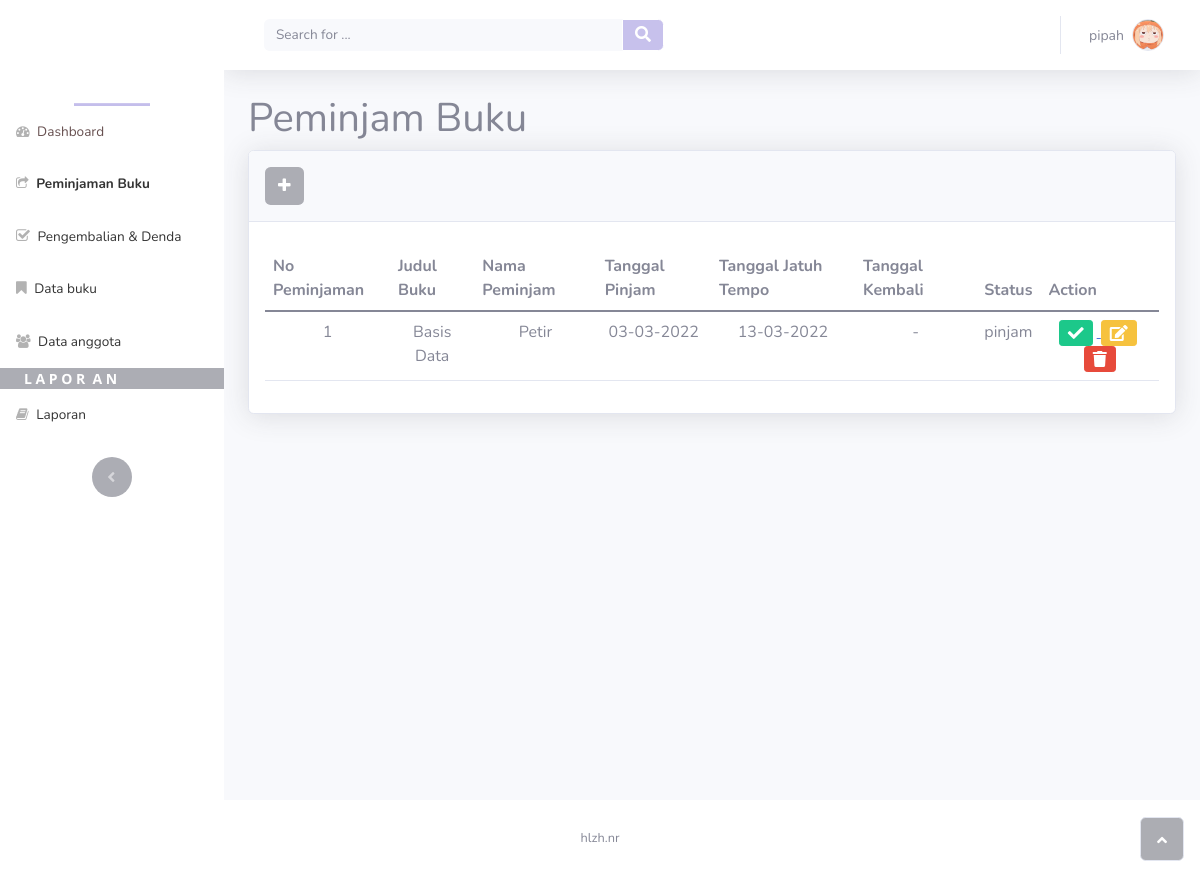
The page /data_peminjaman.php (signed in) on the database its author committed.
### tables this page shows
CREATE TABLE `tb_peminjam` (
  `id_pinjam` int(5) NOT NULL,
  `id_buku` int(100) NOT NULL,
  `id_anggota` int(13) NOT NULL,
  `tgl_pinjam` date NOT NULL,
  `tgl_tempo` date NOT NULL,
  `status` varchar(20) NOT NULL
);

CREATE TABLE `tb_buku` (
  `no` int(11) NOT NULL,
  `rak` int(20) NOT NULL,
  `id_buku` varchar(10) NOT NULL,
  `judul` varchar(100) NOT NULL,
  `pengarang` varchar(100) NOT NULL,
  `penerbit` varchar(100) NOT NULL,
  `thn_terbit` int(5) NOT NULL,
  `kategori` varchar(100) NOT NULL,
  `stok` int(255) NOT NULL,
  `tgl_masuk` date NOT NULL
);

CREATE TABLE `tb_anggota` (
  `id_anggota` int(5) NOT NULL,
  `no_identitas` int(100) NOT NULL,
  `jk` varchar(1) NOT NULL,
  `nama_anggota` varchar(100) NOT NULL,
  `tgl_lhr` date NOT NULL,
  `tlp` varchar(13) NOT NULL,
  `kls` int(2) NOT NULL,
  `jurusan` varchar(30) NOT NULL,
  `alamat` varchar(100) NOT NULL
);

### data_peminjaman.php (the view, shortened to what this page needs)
<?php
include 'koneksi.php';
$query = "SELECT tb_peminjam.*,tb_peminjam.id_pinjam as id_peminjam, tb_buku.id_buku ,tb_buku.judul, tb_anggota.nama_anggota, (SELECT tgl_kembali FROM tb_kembalian JOIN tb_peminjam ON tb_kembalian.id_pinjam = tb_peminjam.id_pinjam WHERE tb_kembalian.id_pinjam = id_peminjam) as tgl_kembali FROM tb_peminjam JOIN tb_buku ON tb_buku.id_buku = tb_peminjam.id_buku JOIN tb_anggota ON tb_anggota.id_anggota = tb_peminjam.id_anggota";
$hasil = mysqli_query($koneksi, $query);
$data_pinjam = array();
while ($row = mysqli_fetch_assoc($hasil)) {
    $data_pinjam[] = $row;
}
?>
<!DOCTYPE html>
<html>
<head>
    <link rel="stylesheet" href="assets/bootstrap/css/bootstrap.min.css">
    <link rel="stylesheet" href="assets/fonts/fontawesome-all.min.css">
    <link rel="stylesheet" href="assets/fonts/font-awesome.min.css">
    <link rel="stylesheet" href="assets/fonts/fontawesome5-overrides.min.css">
</head>
<body id="page-top">
    <div id="wrapper">
        <nav class="navbar navbar-dark align-items-start sidebar sidebar-dark accordion bg-gradient-primary p-0" style="background: rgb(255,255,255);color: rgb(255,255,255);">
            <div class="container-fluid d-flex flex-column p-0">
                <hr><a class="navbar-brand d-flex justify-content-center align-items-center sidebar-brand m-0" href="#" style="background: url(&quot;assets/img/books.png&quot;);background-size: cover;width: 70px;">
                </a>
                <hr class="sidebar-divider my-0" style="width: 76px;background: rgb(25,0,179);height: 3px;">
                <ul class="navbar-nav text-light" id="accordionSidebar">
                    <li class="nav-item">
                        <a class="nav-link" href="index.php" style="color: rgb(103,80,80);">
                        <i class="fa fa-dashboard" style="color: rgb(178,178,178);"></i>
                        <span>Dashboard</span></a>
                    </li>
                    <li class="nav-item"><a class="nav-link active" href="data_peminjaman.php">
                        <i class="fa fa-share-square-o" style="color: rgba(0,0,0,0.3);"></i>
                        <span style="color: rgba(0,0,0,0.8);">Peminjaman Buku</span>
                    </a>
                    <a class="nav-link" href="data_pengembalian.php">
                        <i class="fa fa-check-square-o" style="color: rgba(0,0,0,0.3);font-size: 15px;"></i>
                        <span style="color: rgba(0,0,0,0.8);">Pengembalian &amp; Denda</span>
                    </a>
                    <a class="nav-link" href="data_buku.php">
                        <i class="fa fa-bookmark" style="color: rgba(0,0,0,0.3);font-size: 15px;"></i>
                        <span style="color: rgba(0,0,0,0.8);">Data buku</span>
                    </a>
                    <a class="nav-link" href="data_anggota.php">
                        <i class="fa fa-users" style="color: rgba(0,0,0,0.3);"></i>
                        <span style="color: rgba(0,0,0,0.8);">Data anggota</span>
                    </a>
                        <div class="container d-xl-flex" style="background: #acadb4;">
                            <span style="color: rgb(255,255,255);font-size: 14px;font-family: 'Open Sans', sans-serif;font-weight: bold;">L A P O R&nbsp; A N</span>
                        </div>
                        <a class="nav-link" href="data_laporan.php">
                            <i class="fa fa-book" style="color: rgba(0,0,0,0.3);"></i>
                            <span style="color: rgba(0,0,0,0.8);">Laporan</span></a>
                    </li>
                </ul>
                <div class="text-center d-none d-md-inline" style="color: rgb(50,0,0);"><button class="btn rounded-circle border-0" id="sidebarToggle" type="button" style="color: rgb(102,30,30);background: rgb(172,173,180);border-color: rgba(32,39,86,0);"></button></div>
            </div>
        </nav>
        <div class="d-flex flex-column" id="content-wrapper">
            <div id="content">
                <nav class="navbar navbar-light navbar-expand bg-white shadow mb-4 topbar static-top">
                    <div class="container-fluid">
                        <form class="d-none d-sm-inline-block me-auto ms-md-3 my-2 my-md-0 mw-100 navbar-search">
                            <div class="input-group">
                                <input class="bg-light form-control border-0 small" type="text" placeholder="Search for ...">
                                <button class="btn btn-primary py-0" type="button" style="background: rgb(199,193,236);border-color: rgb(255, 255, 255);border-top-color: rgb(255,;border-right-color: 255,;border-bottom-color: 255);border-left-color: 255,;">
                                    <i class="fas fa-search"></i>
                                </button>
                            </div>
                        </form>
                        <ul class="navbar-nav flex-nowrap ms-auto">
                            <li class="nav-item dropdown no-arrow">
                                <div class="nav-item dropdown no-arrow">
                                    <a class="dropdown-toggle nav-link" aria-expanded="false" data-bs-toggle="dropdown" href="#">
                                        <span class="d-none d-lg-inline me-2 text-gray-600 small"><?php echo  $_SESSION['username']; ?></span>
                                        <img class="border rounded-circle img-profile" src="assets/img/avatars/umaru.jpg">
                                    </a>
                                </div>
                            </li>
                        </ul>
                    </div>
                </nav>
                <div class="container">
                    <h1>Peminjam Buku</h1>
                </div>
                <div class="container-fluid">
                    <div class="card shadow">
                        <div class="card-header py-3"><button class="btn btn-primary" type="button" style="background: rgb(172,173,180);border-color: rgba(255,255,255,0);" data-bs-toggle="modal" data-bs-target="#addUser"><i class="fa fa-plus"></i></button></div>
                        <div class="card-body">
                            <div class="table-responsive table mt-2" id="dataTable" role="grid" aria-describedby="dataTable_info">
                                <table class="table my-0" id="dataTable">
                                    <thead>
                                        <tr>
                                            <th>No Peminjaman</th>
                                            <th>Judul Buku</th>
                                            <th>Nama Peminjam</th>
                                            <th>Tanggal Pinjam</th>
                                            <th>Tanggal Jatuh Tempo</th>
                                            <th>Tanggal Kembali</th>
                                            <th>Status</th>
                                            <th>Action</th>
                                        </tr>
                                    </thead>
                                    <tbody>
                                        <?php
                                        $no = 1;
                                         foreach ($data_pinjam as $pinjam) {
                                        ?>
                                        <tr class="text-center">
                                            <td><?php echo $no++; ?></td>
                                            <td><?php echo $pinjam['judul'] ?></td>
                                            <td><?php echo $pinjam['nama_anggota'] ?></td>
                                            <td><?php echo date('d-m-Y', strtotime($pinjam['tgl_pinjam'])) ?></td>
                                            <td><?php echo date('d-m-Y', strtotime($pinjam['tgl_tempo'])) ?></td>
                                            <td><?php
                                                if (empty($pinjam['tgl_kembali'])) {
                                                    echo "-";
                                                }
                                                else {
                                                    echo date('d-m-Y', strtotime($pinjam['tgl_kembali']));
                                                }
                                                ?>
                                            </td>
                                            <td>
                                                <?php $status = '' ?>
                                                <?php if (empty($pinjam['tgl_kembali'])): ?>
                                                    pinjam
                                                <?php $status = 'pinjam' ?>
                                                <?php else: ?>
                                                    kembali
                                                <?php $status = 'kembali' ?>
                                                <?php endif ?>
                                            </td>
                                            <td>
                                            <?php if (empty($pinjam['tgl_kembali'])){ ?>
                                                <a href="back.php?id_pinjaman=<?php echo $pinjam['id_pinjam'] ?>" title="klik untuk proses pengembalian">
                                                    <i class="fas me-1 text-white fa-check btn btn-success btn-sm fs-6 fw-bold"></i>
                                                </a>
                                                <a href="form_edit_peminjaman.php?id_pinjam=<?php echo $pinjam['id_pinjam']; ?>&&status=<?php echo $status; ?>">
                                                    <i class="fas me-1 text-white fa-edit btn btn-warning btn-sm fs-6 fw-bold"></i>
                                                </a>
                                            <?php } ?>
                                            <a href="hapus_peminjam.php?id_pinjam=<?php echo $pinjam['id_pinjam']; ?>&&status=<?php echo $status; ?>&&id_buku=<?php echo $pinjam['id_buku']; ?>"  onclick="return confirm('anda yakin akan menghapus data?')">
                                                <i class="fas ms-1 me-1 fa-trash btn btn-danger btn-sm fs-6 fw-bold"></i>
                                            </a>
                                            </td>
                                        </tr>
                                    </tbody>
                                <?php } ?>
                                </table>
                            </div>
                        </div>
                    </div>
                </div>
            </div>
        </div>
            </div>
            <footer class="bg-white sticky-footer">
                <div class="container my-auto">
                    <div class="text-center my-auto copyright"><span>hlzh.nr</span></div>
                </div>
            </footer>
        </div><a class="border rounded d-inline scroll-to-top" href="#page-top"><i class="fas fa-angle-up"></i></a>
</body>
</html>

### rows shown on the page
tb_peminjam: tb_buku.judul "Basis Data", id_anggota.nama_anggota "Petir", tgl_pinjam "03-03-2022", tgl_tempo "13-03-2022"

### other values the page prints
$_SESSION['username'] "pipah"
